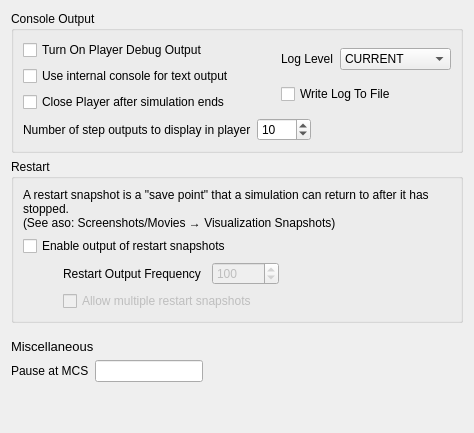
     <widget class="QWidget" name="tab_output">
      <attribute name="title">
       <string>Output</string>
      </attribute>
      <layout class="QVBoxLayout" name="verticalLayout_21">
       <item>
        <widget class="QGroupBox" name="groupBox_17">
         <property name="title">
          <string>Console Output</string>
         </property>
         <layout class="QVBoxLayout" name="verticalLayout_27">
          <item>
           <layout class="QHBoxLayout" name="horizontalLayout_35">
            <item>
             <layout class="QGridLayout" name="gridLayout_8">
              <item row="0" column="0">
               <widget class="QCheckBox" name="debugOutputPlayerCB">
                <property name="toolTip">
                 <string>&lt;html&gt;&lt;head/&gt;&lt;body&gt;&lt;p&gt;enables player debug output (deprecated)&lt;/p&gt;&lt;/body&gt;&lt;/html&gt;</string>
                </property>
                <property name="text">
                 <string>Turn On Player Debug Output</string>
                </property>
               </widget>
              </item>
              <item row="1" column="0">
               <widget class="QCheckBox" name="useInternalConsoleCheckBox">
                <property name="toolTip">
                 <string>&lt;html&gt;&lt;head/&gt;&lt;body&gt;&lt;p&gt;enables using internal player console for output (half-deprrecated)&lt;/p&gt;&lt;/body&gt;&lt;/html&gt;</string>
                </property>
                <property name="text">
                 <string>Use internal console for text output</string>
                </property>
               </widget>
              </item>
              <item row="2" column="0">
               <widget class="QCheckBox" name="closePlayerCheckBox">
                <property name="toolTip">
                 <string>&lt;html&gt;&lt;head/&gt;&lt;body&gt;&lt;p&gt;If checked this will cause player close after simulation is done&lt;/p&gt;&lt;/body&gt;&lt;/html&gt;</string>
                </property>
                <property name="text">
                 <string>Close Player after simulation ends</string>
                </property>
               </widget>
              </item>
             </layout>
            </item>
            <item>
             <spacer name="horizontalSpacer_28">
              <property name="orientation">
               <enum>Qt::Horizontal</enum>
              </property>
              <property name="sizeHint" stdset="0">
               <size>
                <width>40</width>
                <height>20</height>
               </size>
              </property>
             </spacer>
            </item>
            <item>
             <layout class="QGridLayout" name="gridLayout_9">
              <item row="1" column="0" colspan="2">
               <widget class="QCheckBox" name="write_log_CB">
                <property name="text">
                 <string>Write Log To File</string>
                </property>
               </widget>
              </item>
              <item row="0" column="1">
               <widget class="QComboBox" name="log_level_combo">
                <property name="currentText">
                 <string>CURRENT</string>
                </property>
                <item>
                 <property name="text">
                  <string>CURRENT</string>
                 </property>
                </item>
                <item>
                 <property name="text">
                  <string>FATAL</string>
                 </property>
                </item>
                <item>
                 <property name="text">
                  <string>CRITICAL</string>
                 </property>
                </item>
                <item>
                 <property name="text">
                  <string>ERROR</string>
                 </property>
                </item>
                <item>
                 <property name="text">
                  <string>WARNING</string>
                 </property>
                </item>
                <item>
                 <property name="text">
                  <string>NOTICE</string>
                 </property>
                </item>
                <item>
                 <property name="text">
                  <string>INFORMATION</string>
                 </property>
                </item>
                <item>
                 <property name="text">
                  <string>DEBUG</string>
                 </property>
                </item>
                <item>
                 <property name="text">
                  <string>TRACE</string>
                 </property>
                </item>
               </widget>
              </item>
              <item row="0" column="0">
               <widget class="QLabel" name="label_25">
                <property name="text">
                 <string>Log Level</string>
                </property>
               </widget>
              </item>
             </layout>
            </item>
           </layout>
          </item>
          <item>
           <layout class="QHBoxLayout" name="horizontalLayout_34">
            <item>
             <widget class="QLabel" name="label_22">
              <property name="toolTip">
               <string>&lt;html&gt;&lt;head/&gt;&lt;body&gt;&lt;p&gt;Controls how output steps will be displayed at a time in Player&lt;/p&gt;&lt;/body&gt;&lt;/html&gt;</string>
              </property>
              <property name="text">
               <string>Number of step outputs to display in player</string>
              </property>
             </widget>
            </item>
            <item>
             <widget class="QSpinBox" name="numberOfStepOutputsSB">
              <property name="toolTip">
               <string>&lt;html&gt;&lt;head/&gt;&lt;body&gt;&lt;p&gt;Number of recent MCS steps for which the operating system console output will be also displayed in the Player console&lt;/p&gt;&lt;/body&gt;&lt;/html&gt;</string>
              </property>
              <property name="maximum">
               <number>1000</number>
              </property>
              <property name="value">
               <number>10</number>
              </property>
             </widget>
            </item>
            <item>
             <spacer name="horizontalSpacer_21">
              <property name="orientation">
               <enum>Qt::Horizontal</enum>
              </property>
              <property name="sizeHint" stdset="0">
               <size>
                <width>40</width>
                <height>20</height>
               </size>
              </property>
             </spacer>
            </item>
           </layout>
          </item>
         </layout>
        </widget>
       </item>
       <item>
        <widget class="QGroupBox" name="groupBox_16">
         <property name="title">
          <string>Restart</string>
         </property>
         <layout class="QVBoxLayout" name="verticalLayout_25">
          <item>
           <widget class="QLabel" name="label_29">
            <property name="text">
             <string>&lt;html&gt;&lt;head/&gt;&lt;body&gt;&lt;p&gt;A restart snapshot is a &quot;save point&quot; that a simulation can return to after it has stopped. &lt;br/&gt;(See aso: Screenshots/Movies → Visualization Snapshots)&lt;/p&gt;&lt;/body&gt;&lt;/html&gt;</string>
            </property>
            <property name="wordWrap">
             <bool>true</bool>
            </property>
           </widget>
          </item>
          <item>
           <widget class="QCheckBox" name="restart_CB">
            <property name="toolTip">
             <string>&lt;html&gt;&lt;head/&gt;&lt;body&gt;&lt;p&gt;Enables output of restart snapshots. Those can be used to restart your simulation from the point at which simulation snapshot was taken. This is not a visualization snapshot&lt;/p&gt;&lt;/body&gt;&lt;/html&gt;</string>
            </property>
            <property name="text">
             <string>Enable output of restart snapshots</string>
            </property>
           </widget>
          </item>
          <item>
           <layout class="QHBoxLayout" name="horizontalLayout_41">
            <item>
             <spacer name="horizontalSpacer_30">
              <property name="orientation">
               <enum>Qt::Horizontal</enum>
              </property>
              <property name="sizeType">
               <enum>QSizePolicy::Maximum</enum>
              </property>
              <property name="sizeHint" stdset="0">
               <size>
                <width>40</width>
                <height>20</height>
               </size>
              </property>
             </spacer>
            </item>
            <item>
             <widget class="QLabel" name="label_20">
              <property name="text">
               <string>Restart Output Frequency</string>
              </property>
             </widget>
            </item>
            <item>
             <spacer name="horizontalSpacer_36">
              <property name="orientation">
               <enum>Qt::Horizontal</enum>
              </property>
              <property name="sizeType">
               <enum>QSizePolicy::Fixed</enum>
              </property>
              <property name="sizeHint" stdset="0">
               <size>
                <width>5</width>
                <height>20</height>
               </size>
              </property>
             </spacer>
            </item>
            <item>
             <widget class="QSpinBox" name="restart_freq_SB">
              <property name="enabled">
               <bool>false</bool>
              </property>
              <property name="toolTip">
               <string>&lt;html&gt;&lt;head/&gt;&lt;body&gt;&lt;p&gt;Restart snaphot frequency&lt;/p&gt;&lt;/body&gt;&lt;/html&gt;</string>
              </property>
              <property name="maximum">
               <number>1000000000</number>
              </property>
              <property name="value">
               <number>100</number>
              </property>
             </widget>
            </item>
            <item>
             <spacer name="horizontalSpacer_35">
              <property name="orientation">
               <enum>Qt::Horizontal</enum>
              </property>
              <property name="sizeHint" stdset="0">
               <size>
                <width>40</width>
                <height>20</height>
               </size>
              </property>
             </spacer>
            </item>
           </layout>
          </item>
          <item>
           <layout class="QHBoxLayout" name="horizontalLayout_42">
            <item>
             <spacer name="horizontalSpacer_33">
              <property name="orientation">
               <enum>Qt::Horizontal</enum>
              </property>
              <property name="sizeType">
               <enum>QSizePolicy::Maximum</enum>
              </property>
              <property name="sizeHint" stdset="0">
               <size>
                <width>40</width>
                <height>20</height>
               </size>
              </property>
             </spacer>
            </item>
            <item>
             <widget class="QCheckBox" name="multiple_restart_snapshots_CB">
              <property name="enabled">
               <bool>false</bool>
              </property>
              <property name="toolTip">
               <string>&lt;html&gt;&lt;head/&gt;&lt;body&gt;&lt;p&gt;If checked multiple restart snapshots will be taken. &lt;/p&gt;&lt;/body&gt;&lt;/html&gt;</string>
              </property>
              <property name="text">
               <string>Allow multiple restart snapshots</string>
              </property>
             </widget>
            </item>
           </layout>
          </item>
         </layout>
        </widget>
       </item>
       <item>
        <spacer name="verticalSpacer_15">
         <property name="orientation">
          <enum>Qt::Vertical</enum>
         </property>
         <property name="sizeType">
          <enum>QSizePolicy::Fixed</enum>
         </property>
         <property name="sizeHint" stdset="0">
          <size>
           <width>20</width>
           <height>10</height>
          </size>
         </property>
        </spacer>
       </item>
       <item>
        <widget class="QLabel" name="label_41">
         <property name="font">
          <font>
           <pointsize>10</pointsize>
          </font>
         </property>
         <property name="text">
          <string>Miscellaneous</string>
         </property>
        </widget>
       </item>
       <item>
        <layout class="QHBoxLayout" name="horizontalLayout_26">
         <item>
          <widget class="QLabel" name="label_24">
           <property name="text">
            <string>Pause at MCS</string>
           </property>
          </widget>
         </item>
         <item>
          <widget class="QLineEdit" name="pause_at_LE">
           <property name="sizePolicy">
            <sizepolicy hsizetype="Fixed" vsizetype="Fixed">
             <horstretch>0</horstretch>
             <verstretch>0</verstretch>
            </sizepolicy>
           </property>
           <property name="minimumSize">
            <size>
             <width>100</width>
             <height>0</height>
            </size>
           </property>
           <property name="toolTip">
            <string>&lt;html&gt;&lt;head/&gt;&lt;body&gt;&lt;p&gt;You can specify comma-separated MCS values here. CC3D will pause execution at those steps.&lt;/p&gt;&lt;/body&gt;&lt;/html&gt;</string>
           </property>
          </widget>
         </item>
         <item>
          <spacer name="horizontalSpacer_27">
           <property name="orientation">
            <enum>Qt::Horizontal</enum>
           </property>
           <property name="sizeHint" stdset="0">
            <size>
             <width>40</width>
             <height>20</height>
            </size>
           </property>
          </spacer>
         </item>
        </layout>
       </item>
       <item>
        <spacer name="verticalSpacer">
         <property name="orientation">
          <enum>Qt::Vertical</enum>
         </property>
         <property name="sizeType">
          <enum>QSizePolicy::Expanding</enum>
         </property>
         <property name="sizeHint" stdset="0">
          <size>
           <width>20</width>
           <height>40</height>
          </size>
         </property>
        </spacer>
       </item>
      </layout>
     </widget>
